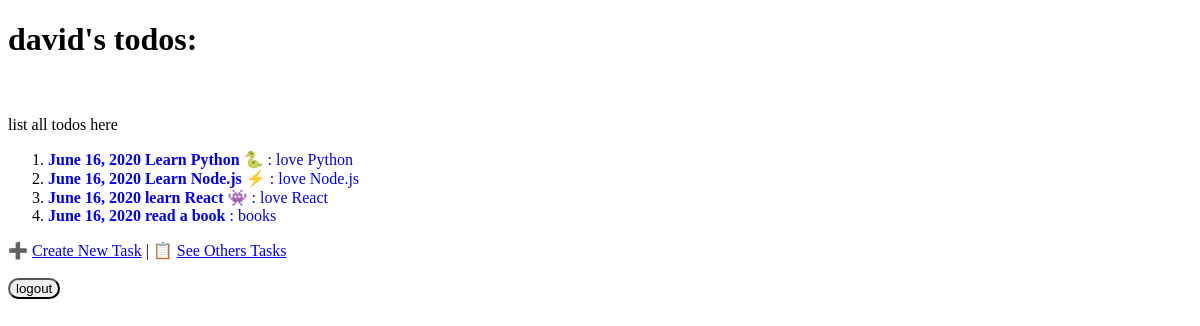
The app's page /mytodos/ (signed in), older data.
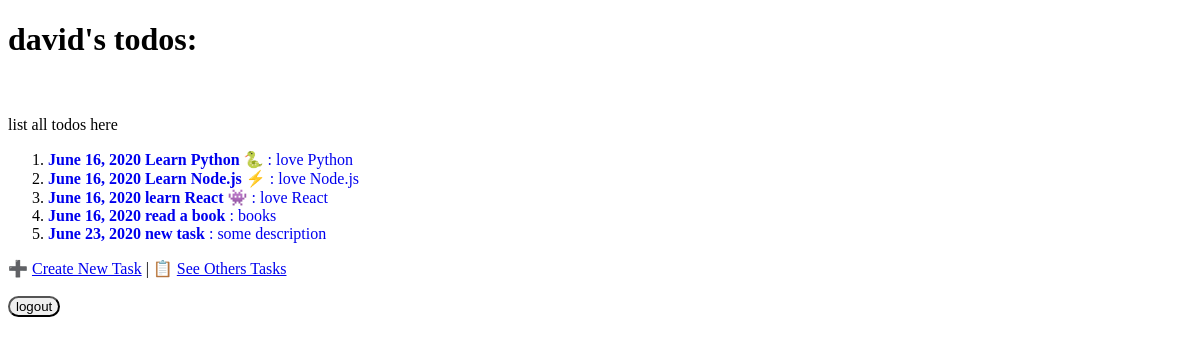
The same page, newer data.
### todo/models.py (models this page shows, shortened)
class Todo(models.Model):
    user_id = models.ForeignKey(User, on_delete=models.CASCADE)  # stores 1:n relationship user:todo
    dateCreated = models.DateField(auto_now_add=True)
    dateCompleted = models.DateField(null=True, blank=True)
    title = models.CharField(max_length=70)
    description = models.TextField(default=False)
    isImportant = models.BooleanField(default=False)

### todo/views.py (the view)
# urls.py: path('mytodos/', views.mytodos, name='mytodos'),
@login_required()
def mytodos(request):
    todos = Todo.objects.filter(user_id=request.user, dateCompleted__isnull=True)
    return render(request, 'todo/mytodos.html', {'allmytodos': todos})

### todo/templates/todo/mytodos.html (shortened to what this page needs)
{% load static %}
<!DOCTYPE html>
<html lang="en">
<head>
    <link rel="stylesheet" type="text/css" href="{% static 'css/style.css' %}">
</head>
<body>
{% if user.is_authenticated %}
    <h1>{{ user.username }}'s todos:</h1>
    <br><br>
    <section>list all todos here</section>
    <ol>
        {% for t in allmytodos %}
            <li>
                <a href="/todo/{{ t.id }}">
                    {% if t.isImportant %} <b> {% endif %}
                    {{ t.dateCreated }} {{ t.title }}
                    {% if t.isImportant %} </b> {% endif %}
                    {% if t.description %} : {{ t.description }}{% endif %}
                </a>
            </li>
        {% endfor %}
    </ol>
    <span>➕</span> <a href="/createnewtodo">Create New Task</a> |
    <span>📋</span> <a href="/alltodos">See Others Tasks</a>
    <br><br>
    <form action="{% url 'logoutuser' %}" method="post">
        <button type="submit">logout</button>
    </form>
{% else %}
    <a href="#">login</a>
    <a href="register">register</a>
{% endif %}
</body>
</html>

Row changes from the older to the newer data that the page shows:
added Todo: dateCreated "June 23, 2020", title "new task", description "some description"
